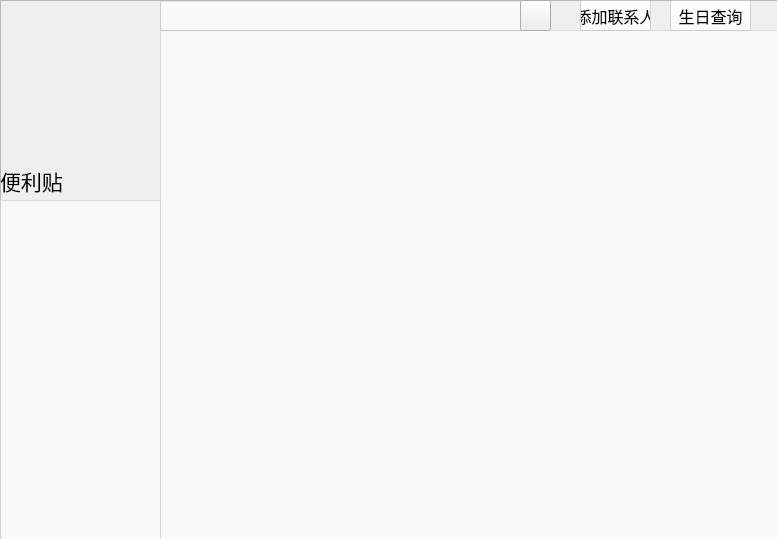
<?xml version="1.0" encoding="UTF-8"?>
<ui version="4.0">
 <class>Mainfunc</class>
 <widget class="QWidget" name="Mainfunc">
  <property name="geometry">
   <rect>
    <x>0</x>
    <y>0</y>
    <width>777</width>
    <height>539</height>
   </rect>
  </property>
  <property name="minimumSize">
   <size>
    <width>777</width>
    <height>539</height>
   </size>
  </property>
  <property name="maximumSize">
   <size>
    <width>777</width>
    <height>539</height>
   </size>
  </property>
  <property name="windowTitle">
   <string>主菜单</string>
  </property>
  <property name="styleSheet">
   <string notr="true"/>
  </property>
  <widget class="QFrame" name="frame">
   <property name="geometry">
    <rect>
     <x>0</x>
     <y>0</y>
     <width>781</width>
     <height>541</height>
    </rect>
   </property>
   <property name="font">
    <font>
     <pointsize>12</pointsize>
    </font>
   </property>
   <property name="styleSheet">
    <string notr="true">#frame
{

border-image: url(:/background/屏幕截图 2024-06-01 114350.png);
}
</string>
   </property>
   <property name="frameShape">
    <enum>QFrame::StyledPanel</enum>
   </property>
   <property name="frameShadow">
    <enum>QFrame::Raised</enum>
   </property>
   <widget class="QTableView" name="contact_table">
    <property name="geometry">
     <rect>
      <x>160</x>
      <y>30</y>
      <width>621</width>
      <height>511</height>
     </rect>
    </property>
    <property name="minimumSize">
     <size>
      <width>621</width>
      <height>511</height>
     </size>
    </property>
    <property name="maximumSize">
     <size>
      <width>621</width>
      <height>511</height>
     </size>
    </property>
    <property name="styleSheet">
     <string notr="true">background-color: rgba(255, 255, 255,0.6);
</string>
    </property>
   </widget>
   <widget class="QPlainTextEdit" name="plainTextEdit">
    <property name="geometry">
     <rect>
      <x>0</x>
      <y>200</y>
      <width>161</width>
      <height>341</height>
     </rect>
    </property>
    <property name="styleSheet">
     <string notr="true">#plainTextEdit
{
background-color: rgba(255, 255, 255,0.6);
}
#plainTextEdit:hover { /* 鼠标悬浮在QLineEdit时的状态 */
	border: 1px dashed #fffac2;
	border-radius: 3px;
	background-color:#fffee2;
	color: #000000;
	selection-background-color: #298DFF;
	selection-color: #F2F2F2;
}
#plainTextEdit:focus {
    border: 1px dashed #fffac2;
    border-radius: 3px;
    background-color: #fffee2;
    color: #000000;
    selection-background-color: #298DFF;
    selection-color: #F2F2F2;
}
</string>
    </property>
   </widget>
   <widget class="QLabel" name="image_label">
    <property name="geometry">
     <rect>
      <x>0</x>
      <y>0</y>
      <width>151</width>
      <height>161</height>
     </rect>
    </property>
    <property name="text">
     <string/>
    </property>
   </widget>
   <widget class="QPushButton" name="email_pb">
    <property name="geometry">
     <rect>
      <x>670</x>
      <y>0</y>
      <width>81</width>
      <height>31</height>
     </rect>
    </property>
    <property name="styleSheet">
     <string notr="true">background-color: rgba(255, 255, 255,0.6);</string>
    </property>
    <property name="text">
     <string>生日查询</string>
    </property>
   </widget>
   <widget class="QLabel" name="label">
    <property name="geometry">
     <rect>
      <x>0</x>
      <y>160</y>
      <width>71</width>
      <height>41</height>
     </rect>
    </property>
    <property name="font">
     <font>
      <family>HoloLens MDL2 Assets</family>
      <pointsize>16</pointsize>
      <bold>false</bold>
     </font>
    </property>
    <property name="text">
     <string>便利贴</string>
    </property>
   </widget>
   <widget class="QPushButton" name="user_pb">
    <property name="geometry">
     <rect>
      <x>0</x>
      <y>0</y>
      <width>151</width>
      <height>161</height>
     </rect>
    </property>
    <property name="styleSheet">
     <string notr="true">QPushButton {
    background-color: rgba(0, 0, 0, 0); /* 最后一个参数是透明度，0表示完全透明 */
    border: none; /* 移除边框 */
    /* 如果您希望文本也透明，可以设置text-color的透明度 */
    color: rgba(255, 255, 255, 0); /* 白色文本，透明度为0 */
}
QPushButton:hover {
    background-color: rgba(255, 255, 255, 0.2); /* 鼠标悬停时轻微的背景色，透明度0.2 */
}

QPushButton:pressed {
    background-color: rgba(255, 255, 255, 0.4); /* 按下时更明显的背景色，透明度0.4 */
}</string>
    </property>
    <property name="text">
     <string/>
    </property>
   </widget>
   <widget class="QPushButton" name="add_buttom">
    <property name="geometry">
     <rect>
      <x>580</x>
      <y>0</y>
      <width>71</width>
      <height>31</height>
     </rect>
    </property>
    <property name="styleSheet">
     <string notr="true">background-color: rgba(255, 255, 255,0.6);</string>
    </property>
    <property name="text">
     <string>添加联系人</string>
    </property>
   </widget>
   <widget class="QLineEdit" name="search_le_8">
    <property name="geometry">
     <rect>
      <x>160</x>
      <y>0</y>
      <width>365</width>
      <height>31</height>
     </rect>
    </property>
    <property name="styleSheet">
     <string notr="true">#search_le_8
{
background-color: rgba(255, 255, 255,0.6);
}
#search_le_8:hover { /* 鼠标悬浮在QLineEdit时的状态 */
	border: 1px dashed #fffac2;
	border-radius: 3px;
	background-color:#fffee2;
	color: #000000;
	selection-background-color: #298DFF;
	selection-color: #F2F2F2;
}
#search_le_8:focus {
    border: 1px dashed #fffac2;
    border-radius: 3px;
    background-color: #fffee2;
    color: #000000;
    selection-background-color: #298DFF;
    selection-color: #F2F2F2;
}
</string>
    </property>
   </widget>
   <widget class="QPushButton" name="search_pb_8">
    <property name="geometry">
     <rect>
      <x>520</x>
      <y>0</y>
      <width>31</width>
      <height>31</height>
     </rect>
    </property>
    <property name="toolTip">
     <string>&lt;html&gt;&lt;head/&gt;&lt;body&gt;&lt;p&gt;搜索&lt;/p&gt;&lt;/body&gt;&lt;/html&gt;</string>
    </property>
    <property name="text">
     <string/>
    </property>
    <property name="icon">
     <iconset resource="resource/resource.qrc">
      <normaloff>:/image/R-C.jpg</normaloff>:/image/R-C.jpg</iconset>
    </property>
   </widget>
  </widget>
 </widget>
 <resources>
  <include location="resource/resource.qrc"/>
 </resources>
 <connections/>
</ui>
